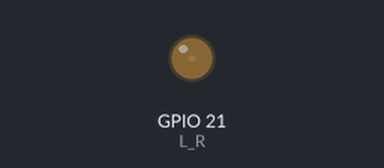
Recording of a program running on a simulated ESP32. On the bench: output pins drawn as LEDs (lit = HIGH).

Above: at 0.05 s.
At 0.5 s:
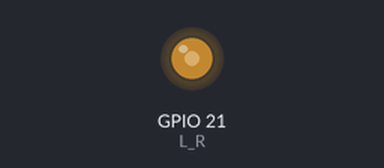
At 0.95 s:
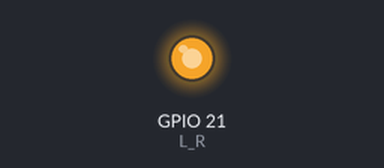
At 1.8 s:
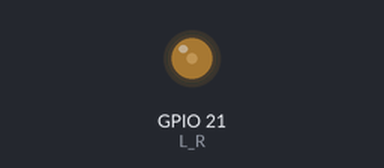
Timing chart, 0 to 4.7 s (numbered marks = the images above):
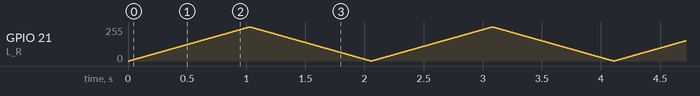

The program:

main.cpp
```cpp
#include <Arduino.h>
#include "pinout.h"
// #include "test.h"
// #include "blink.h"
// #include "button_serial.h"
// #include "button_counting.h"
// #include "button_LED.h"
#include "PWM_LED.h"
// #include "push_LED.h"


extern void setup();
extern void loop();
```

PWM_LED.h
```cpp
int x = 0;

void setup(){
    pinMode(L_R, OUTPUT);
    pinMode(SW3, INPUT_PULLUP); // prepared for task 2

    ledcSetup (0, 1000 , 10); // create PWM
    // ledcSetup ( channel , freq , resolution )
    // channel = 0 - 15
    // resolution = 10 => 2^10 => 1024
    ledcAttachPin (L_R , 0); // ledcAttachPin (pin , channel)
}
void loop() // this part works in cycle
{
    for (x = 0; x < 1030; x = x+10 ) {
        ledcWrite (0, x);
        delay(10);
    }
    for (x = 1020; x > 0; x = x-10 ) {
        ledcWrite (0, x);
        delay(10);
    }
}
```

pinout.h
```cpp
#define SW0 GPIO_NUM_25
#define SW1 GPIO_NUM_12
#define SW2 GPIO_NUM_27
#define SW3 GPIO_NUM_26

#define L_B GPIO_NUM_23
#define L_G GPIO_NUM_22
#define L_R GPIO_NUM_21
```
